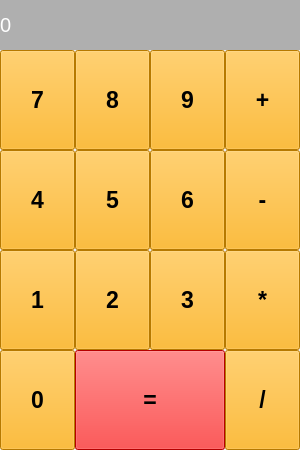
<?xml version="1.0" encoding="UTF-8"?>
<ui version="4.0">
 <class>MainWindow</class>
 <widget class="QMainWindow" name="MainWindow">
  <property name="geometry">
   <rect>
    <x>0</x>
    <y>0</y>
    <width>300</width>
    <height>450</height>
   </rect>
  </property>
  <property name="windowTitle">
   <string>Калькулятор</string>
  </property>
  <widget class="QWidget" name="centralwidget">
   <widget class="QLabel" name="label_result">
    <property name="geometry">
     <rect>
      <x>0</x>
      <y>0</y>
      <width>300</width>
      <height>50</height>
     </rect>
    </property>
    <property name="font">
     <font>
      <pointsize>15</pointsize>
     </font>
    </property>
    <property name="styleSheet">
     <string notr="true">background-color: rgb(175, 175, 175);
color: rgb(255, 255, 255);</string>
    </property>
    <property name="text">
     <string>0</string>
    </property>
    <property name="margin">
     <number>10</number>
    </property>
   </widget>
   <widget class="QPushButton" name="pushButton_0">
    <property name="geometry">
     <rect>
      <x>0</x>
      <y>350</y>
      <width>75</width>
      <height>100</height>
     </rect>
    </property>
    <property name="font">
     <font>
      <pointsize>17</pointsize>
      <weight>75</weight>
      <bold>true</bold>
     </font>
    </property>
    <property name="styleSheet">
     <string notr="true">background-color: rgb(255, 170, 0);</string>
    </property>
    <property name="text">
     <string>0</string>
    </property>
   </widget>
   <widget class="QPushButton" name="pushButton_r">
    <property name="geometry">
     <rect>
      <x>75</x>
      <y>350</y>
      <width>150</width>
      <height>100</height>
     </rect>
    </property>
    <property name="font">
     <font>
      <pointsize>17</pointsize>
      <weight>75</weight>
      <bold>true</bold>
     </font>
    </property>
    <property name="styleSheet">
     <string notr="true">background-color: rgb(255, 0, 0);</string>
    </property>
    <property name="text">
     <string>=</string>
    </property>
   </widget>
   <widget class="QPushButton" name="pushButton_7">
    <property name="geometry">
     <rect>
      <x>0</x>
      <y>50</y>
      <width>75</width>
      <height>100</height>
     </rect>
    </property>
    <property name="font">
     <font>
      <pointsize>17</pointsize>
      <weight>75</weight>
      <bold>true</bold>
     </font>
    </property>
    <property name="styleSheet">
     <string notr="true">background-color: rgb(255, 170, 0);</string>
    </property>
    <property name="text">
     <string>7</string>
    </property>
   </widget>
   <widget class="QPushButton" name="pushButton_4">
    <property name="geometry">
     <rect>
      <x>0</x>
      <y>150</y>
      <width>75</width>
      <height>100</height>
     </rect>
    </property>
    <property name="font">
     <font>
      <pointsize>17</pointsize>
      <weight>75</weight>
      <bold>true</bold>
     </font>
    </property>
    <property name="styleSheet">
     <string notr="true">background-color: rgb(255, 170, 0);</string>
    </property>
    <property name="text">
     <string>4</string>
    </property>
   </widget>
   <widget class="QPushButton" name="pushButton_1">
    <property name="geometry">
     <rect>
      <x>0</x>
      <y>250</y>
      <width>75</width>
      <height>100</height>
     </rect>
    </property>
    <property name="font">
     <font>
      <pointsize>17</pointsize>
      <weight>75</weight>
      <bold>true</bold>
     </font>
    </property>
    <property name="styleSheet">
     <string notr="true">background-color: rgb(255, 170, 0);</string>
    </property>
    <property name="text">
     <string>1</string>
    </property>
   </widget>
   <widget class="QPushButton" name="pushButton_8">
    <property name="geometry">
     <rect>
      <x>75</x>
      <y>50</y>
      <width>75</width>
      <height>100</height>
     </rect>
    </property>
    <property name="font">
     <font>
      <pointsize>17</pointsize>
      <weight>75</weight>
      <bold>true</bold>
     </font>
    </property>
    <property name="styleSheet">
     <string notr="true">background-color: rgb(255, 170, 0);</string>
    </property>
    <property name="text">
     <string>8</string>
    </property>
   </widget>
   <widget class="QPushButton" name="pushButton_2">
    <property name="geometry">
     <rect>
      <x>75</x>
      <y>250</y>
      <width>75</width>
      <height>100</height>
     </rect>
    </property>
    <property name="font">
     <font>
      <pointsize>17</pointsize>
      <weight>75</weight>
      <bold>true</bold>
     </font>
    </property>
    <property name="styleSheet">
     <string notr="true">background-color: rgb(255, 170, 0);</string>
    </property>
    <property name="text">
     <string>2</string>
    </property>
   </widget>
   <widget class="QPushButton" name="pushButton_5">
    <property name="geometry">
     <rect>
      <x>75</x>
      <y>150</y>
      <width>75</width>
      <height>100</height>
     </rect>
    </property>
    <property name="font">
     <font>
      <pointsize>17</pointsize>
      <weight>75</weight>
      <bold>true</bold>
     </font>
    </property>
    <property name="styleSheet">
     <string notr="true">background-color: rgb(255, 170, 0);</string>
    </property>
    <property name="text">
     <string>5</string>
    </property>
   </widget>
   <widget class="QPushButton" name="pushButton_9">
    <property name="geometry">
     <rect>
      <x>150</x>
      <y>50</y>
      <width>75</width>
      <height>100</height>
     </rect>
    </property>
    <property name="font">
     <font>
      <pointsize>17</pointsize>
      <weight>75</weight>
      <bold>true</bold>
     </font>
    </property>
    <property name="styleSheet">
     <string notr="true">background-color: rgb(255, 170, 0);</string>
    </property>
    <property name="text">
     <string>9</string>
    </property>
   </widget>
   <widget class="QPushButton" name="pushButton_3">
    <property name="geometry">
     <rect>
      <x>150</x>
      <y>250</y>
      <width>75</width>
      <height>100</height>
     </rect>
    </property>
    <property name="font">
     <font>
      <pointsize>17</pointsize>
      <weight>75</weight>
      <bold>true</bold>
     </font>
    </property>
    <property name="styleSheet">
     <string notr="true">background-color: rgb(255, 170, 0);</string>
    </property>
    <property name="text">
     <string>3</string>
    </property>
   </widget>
   <widget class="QPushButton" name="pushButton_6">
    <property name="geometry">
     <rect>
      <x>150</x>
      <y>150</y>
      <width>75</width>
      <height>100</height>
     </rect>
    </property>
    <property name="font">
     <font>
      <pointsize>17</pointsize>
      <weight>75</weight>
      <bold>true</bold>
     </font>
    </property>
    <property name="styleSheet">
     <string notr="true">background-color: rgb(255, 170, 0);</string>
    </property>
    <property name="text">
     <string>6</string>
    </property>
   </widget>
   <widget class="QPushButton" name="pushButton_um">
    <property name="geometry">
     <rect>
      <x>225</x>
      <y>250</y>
      <width>75</width>
      <height>100</height>
     </rect>
    </property>
    <property name="font">
     <font>
      <pointsize>17</pointsize>
      <weight>75</weight>
      <bold>true</bold>
     </font>
    </property>
    <property name="styleSheet">
     <string notr="true">background-color: rgb(255, 170, 0);</string>
    </property>
    <property name="text">
     <string>*</string>
    </property>
   </widget>
   <widget class="QPushButton" name="pushButton_del">
    <property name="geometry">
     <rect>
      <x>225</x>
      <y>350</y>
      <width>75</width>
      <height>100</height>
     </rect>
    </property>
    <property name="font">
     <font>
      <pointsize>17</pointsize>
      <weight>75</weight>
      <bold>true</bold>
     </font>
    </property>
    <property name="styleSheet">
     <string notr="true">background-color: rgb(255, 170, 0);</string>
    </property>
    <property name="text">
     <string>/</string>
    </property>
   </widget>
   <widget class="QPushButton" name="pushButton_minus">
    <property name="geometry">
     <rect>
      <x>225</x>
      <y>150</y>
      <width>75</width>
      <height>100</height>
     </rect>
    </property>
    <property name="font">
     <font>
      <pointsize>17</pointsize>
      <weight>75</weight>
      <bold>true</bold>
     </font>
    </property>
    <property name="styleSheet">
     <string notr="true">background-color: rgb(255, 170, 0);</string>
    </property>
    <property name="text">
     <string>-</string>
    </property>
   </widget>
   <widget class="QPushButton" name="pushButton_plus">
    <property name="geometry">
     <rect>
      <x>225</x>
      <y>50</y>
      <width>75</width>
      <height>100</height>
     </rect>
    </property>
    <property name="font">
     <font>
      <pointsize>17</pointsize>
      <weight>75</weight>
      <bold>true</bold>
     </font>
    </property>
    <property name="styleSheet">
     <string notr="true">background-color: rgb(255, 170, 0);</string>
    </property>
    <property name="text">
     <string>+</string>
    </property>
   </widget>
  </widget>
 </widget>
 <resources/>
 <connections/>
</ui>
